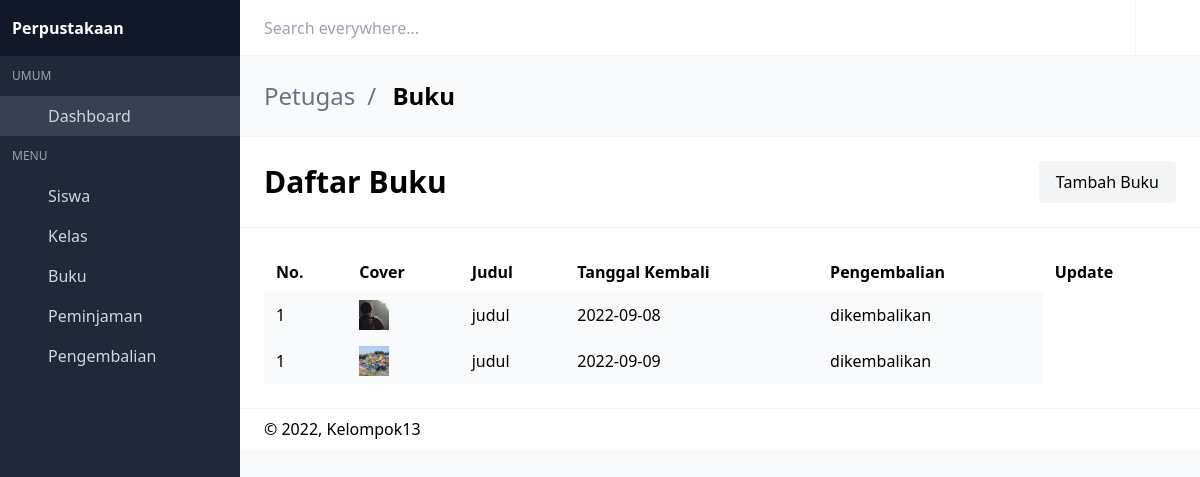
Before: /main/admin/pengembalian.php (signed in) with the older database file.
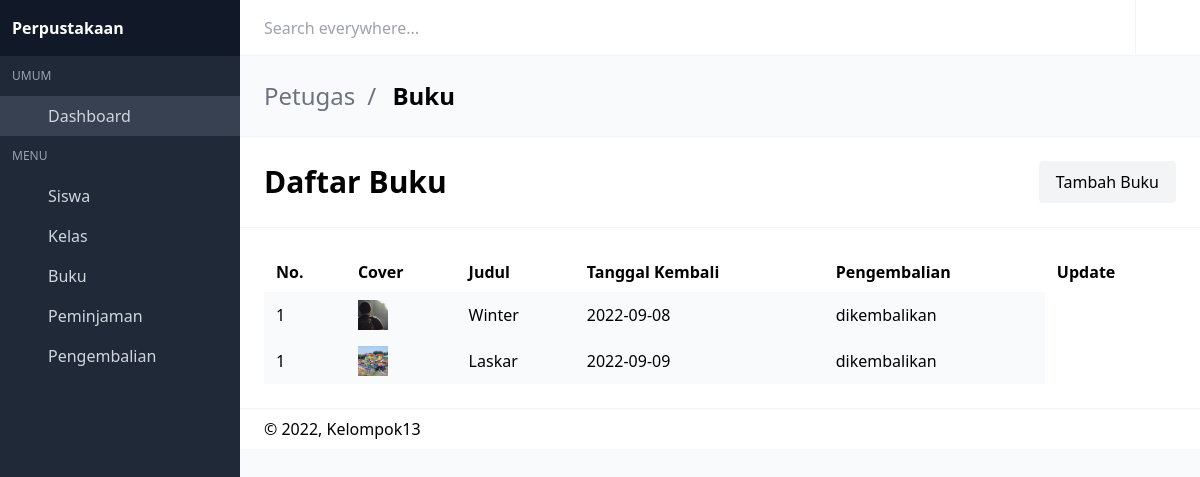
After: the same page with the newer database file.
### tables this page shows
CREATE TABLE `detail_peminjaman` (
  `id_detail_peminjaman` int(11) NOT NULL,
  `id_buku` int(11) NOT NULL,
  `id_peminjaman` int(11) NOT NULL,
  `kuantitas` int(2) NOT NULL
);

CREATE TABLE `buku` (
  `id_buku` int(11) NOT NULL,
  `penulis` varchar(50) NOT NULL,
  `tahun` year(4) NOT NULL,
  `judul` varchar(255) NOT NULL,
  `kota` varchar(50) NOT NULL,
  `penerbit` varchar(255) NOT NULL,
  `cover` varchar(255) NOT NULL,
  `sinopsis` text NOT NULL,
  `stok` int(3) NOT NULL
);

CREATE TABLE `peminjaman` (
  `id_peminjaman` int(11) NOT NULL,
  `id_siswa` int(11) NOT NULL,
  `id_petugas` int(11) NOT NULL,
  `tanggal_peminjaman` date NOT NULL,
  `tanggal_pengembalian` date NOT NULL
);

### main/admin/pengembalian.php (the view, shortened to what the changed rows need)
<?php
include_once("config.php");
$nis = $_SESSION['nis'];
$role = $_SESSION['level'];
if ($role != 'siswa') {
    $result = mysqli_query($conn, "SELECT * FROM detail_peminjaman JOIN buku JOIN peminjaman join siswa ON detail_peminjaman.id_buku=buku.id_buku AND detail_peminjaman.id_peminjaman=peminjaman.id_peminjaman and peminjaman.id_siswa=siswa.nis");
}else{
    $result = mysqli_query($conn, "SELECT * FROM detail_peminjaman JOIN buku JOIN peminjaman join siswa ON detail_peminjaman.id_buku=buku.id_buku AND detail_peminjaman.id_peminjaman=peminjaman.id_peminjaman and peminjaman.id_siswa=siswa.nis WHERE siswa.nis='$nis';");
}
$date = new DateTime('now');
$tgl=$date->format('Y-m-d');
?>
<!DOCTYPE html>
<html lang="en" class="">
<head>
  <link rel="stylesheet" href="css/main.css?v=1628755089081">
</head>
<body>
<div id="app">
<section class="is-hero-bar">
  <div class="flex flex-col md:flex-row items-center justify-between space-y-6 md:space-y-0">
    <h1 class="title">
      Daftar Buku
    </h1>
  </div>
</section>
<section class="is-hero-bar">
  <div class="flex flex-col md:flex-row items-center justify-between space-y-6 md:space-y-0">
<table class="table table-primary p-1 mt-4 border border-primary container">
  <tbody>
      <tr>
          <th>No.</th>
          <th>Cover</th>
          <th>Judul</th>
          <th>Tanggal Kembali</th>
          <th>Pengembalian</th>
          <th class="text-center" >Update</th>
      </tr>
  </tbody>
  <tbody>
  <?php
    $no =1;
    while($data = mysqli_fetch_array($result)) {
      ?>
        <tbody>
        <tr>
            <td class="text-center"><?= $no ?></td>
            <td>
              <img src="img/<?= $data['cover']?>" width="30px" class="img-thumbnail" alt="">
            </td>
            <td><?= $data['judul']?></td>
            <td><?php echo $data['tanggal_pengembalian']?></td>
            <td><?php
                    $num =$data['id_peminjaman'];
                    $sql = "SELECT * FROM pengembalian WHERE id_peminjaman = '$num'";
                    $hitung = mysqli_query($conn,$sql);
                    $numro = mysqli_num_rows($hitung);
                    if($numro == 0){
                    if ($tgl > $data['tanggal_pengembalian']) {
                        echo "telat";
                    }else{
                        echo "dipinjam";
                    }
                    }else{
                        echo "dikembalikan";
                    }
                ?></td>
        </tr>
    <?php
      }
      ?>
      </tbody>
</table>
  </div>
</section>
<link rel="stylesheet" href="https://cdn.materialdesignicons.com/4.9.95/css/materialdesignicons.min.css">
</body>
</html>

Changed rows visible on the page:
changed through a linked row, detail_peminjaman: id_buku.judul "judul" → "Winter"
changed through a linked row, detail_peminjaman: id_buku.judul "judul" → "Laskar"
